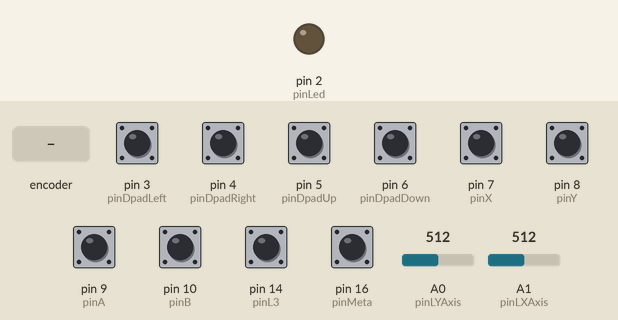
Recording of a sketch running on a simulated Arduino Leonardo, built with avr-gcc and run on an emulated ATmega32U4. On the bench: output pins drawn as LEDs (lit = HIGH). Dashed ring = blinking. Inputs (shaded band) come from the test bench; at power-on: pin 3 (pinDpadLeft), pin 4 (pinDpadRight), pin 5 (pinDpadUp), pin 6 (pinDpadDown), pin 7 (pinX), pin 8 (pinY), pin 9 (pinA), pin 10 (pinB), pin 14 (pinL3), pin 16 (pinMeta) HIGH, A0 (pinLYAxis) = 512, A1 (pinLXAxis) = 512. USB keyboard and mouse output is not drawn.

Above: at 1.2 s.
1.3 s: rotary encoder on pin 9 (pinA) / pin 10 (pinB) turned 3 steps (first pin leading)
At 1.31 s:
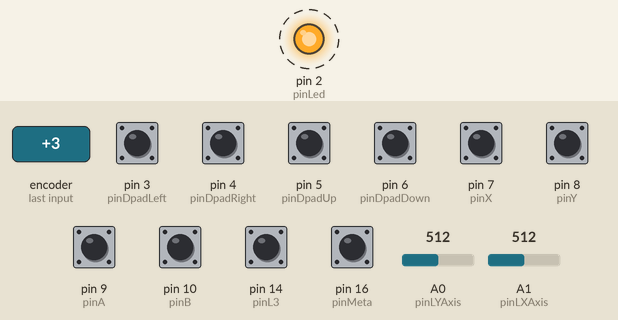
Timing chart, 0 to 4.3 s (numbered marks = the images above; inputs shaded):
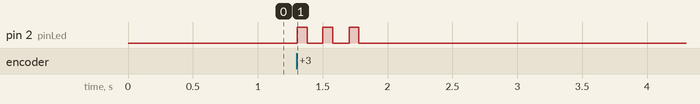

The sketch:

arduino-hid-gamepad-test.ino
```cpp
#include <HID-Project.h>
#include <HID-Settings.h>

const int pinLed = 2;

const int pinDpadLeft = 3;
const int pinDpadRight = 4;
const int pinDpadUp = 5;
const int pinDpadDown = 6;

const int pinX = 7;
const int pinY = 8;
const int pinA = 9;
const int pinB = 10;

const int pinL3 = 14;
const int pinR3 = 15;

const int pinMeta = 16;

const int NUM_BUTTONS = 10;

const int pinLXAxis = A1;
const int pinLYAxis = A0;

int* idx2Pin = new int[NUM_BUTTONS];
uint32_t* pressed = new uint32_t(0);

void setup() {
  pinMode(pinLed, OUTPUT);

  pinMode(pinDpadLeft, INPUT_PULLUP);
  pinMode(pinDpadRight, INPUT_PULLUP);
  pinMode(pinDpadUp, INPUT_PULLUP);
  pinMode(pinDpadDown, INPUT_PULLUP);

  pinMode(pinX, INPUT_PULLUP);
  pinMode(pinY, INPUT_PULLUP);
  pinMode(pinA, INPUT_PULLUP);
  pinMode(pinB, INPUT_PULLUP);

  pinMode(pinL3, INPUT_PULLUP);
  digitalWrite(pinL3, HIGH);

  pinMode(pinMeta, INPUT_PULLUP);

  idx2Pin[0] = pinDpadLeft;
  idx2Pin[1] = pinDpadRight;
  idx2Pin[2] = pinDpadUp;
  idx2Pin[3] = pinDpadDown;

  idx2Pin[4] = pinX;
  idx2Pin[5] = pinY;
  idx2Pin[6] = pinA;
  idx2Pin[7] = pinB;

  idx2Pin[8] = pinL3;

  idx2Pin[9] = pinMeta;

  digitalWrite(pinLXAxis, LOW);
  digitalWrite(pinLYAxis, LOW);

  Gamepad.begin();
}

bool getPressed(int idx) {
  if (idx == 0 || idx > 32) {
    return 0;
  }
  return (*pressed >> (idx - 1)) & 0x1;
}

void setPressed(int idx, bool val) {
  if (idx == 0 || idx > 32) {
    return;
  }

  if (val) {
    *pressed |= 0x1 << (idx - 1);
  } else {
    *pressed &= ~(0x1 << (idx - 1));
  }
}

void loop() {
  for (int idx = 0; idx < NUM_BUTTONS; ++idx) {
    int button = idx + 1;
    int pinIsHigh = digitalRead(idx2Pin[idx]);

    if (pinIsHigh) {
      setPressed(button, false);
      Gamepad.release(button);
    } else {
      if (!getPressed(button)) {
        setPressed(button, true);
        Gamepad.press(button);
      }
    }

    // analog axes
    int readX = analogRead(pinLXAxis); // store in temporary variables to use in constrain()
    int readY = analogRead(pinLYAxis);

    const int XMIN = 200, XMAX = 880;
    const int YMIN = 125, YMAX = 835;

    // clamp values to observed joystick values
    readX = constrain(readX, XMIN, XMAX);
    readY = constrain(readY, YMIN, YMAX);

    Gamepad.xAxis(map(readX, XMIN, XMAX, -32767, 32767));
    Gamepad.yAxis(map(readY, YMIN, YMAX, 32767, -32767)); // flip Y axis because I have it oriented upside-down

    Gamepad.write();
  }

  digitalWrite(pinLed, *pressed == 0 ? LOW : HIGH);
}
```

Measured:
- after the input at 1.3 s, pin 2 (pinLed): alternates HIGH for 0.08 s and LOW for 0.12 s, 6 changes in all, then stays LOW, starting at once
